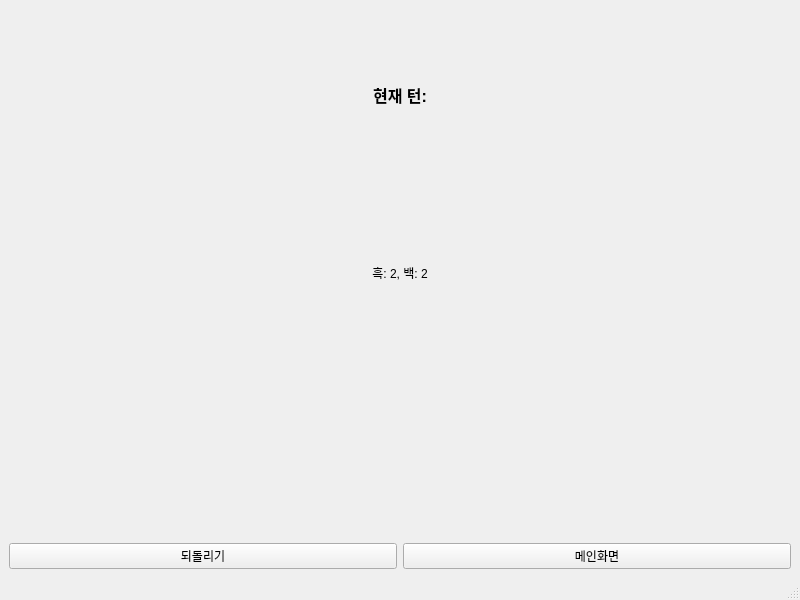
<?xml version="1.0" encoding="UTF-8"?>
<ui version="4.0">
 <class>Gamewindow</class>
 <widget class="QMainWindow" name="Gamewindow">
  <property name="geometry">
   <rect>
    <x>0</x>
    <y>0</y>
    <width>800</width>
    <height>600</height>
   </rect>
  </property>
  <property name="windowTitle">
   <string>Othello Game</string>
  </property>
  <widget class="QWidget" name="centralwidget">
   <layout class="QVBoxLayout" name="mainLayout">
    <item>
     <widget class="QLabel" name="turnLabel">
      <property name="text">
       <string>현재 턴:</string>
      </property>
      <property name="alignment">
       <set>Qt::AlignCenter</set>
      </property>
      <property name="styleSheet">
       <string notr="true">font-size: 16px; font-weight: bold;</string>
      </property>
     </widget>
    </item>
    <item>
     <widget class="QLabel" name="countLabel">
      <property name="text">
       <string>흑: 2, 백: 2</string>
      </property>
      <property name="alignment">
       <set>Qt::AlignCenter</set>
      </property>
     </widget>
    </item>
    <item>
     <widget class="QWidget" name="boardWidget" native="true"/>
    </item>
    <item>
     <layout class="QHBoxLayout" name="buttonLayout">
      <item>
       <widget class="QPushButton" name="undoButton">
        <property name="text">
         <string>되돌리기</string>
        </property>
       </widget>
      </item>
      <item>
       <widget class="QPushButton" name="mainMenuButton">
        <property name="text">
         <string>메인화면</string>
        </property>
       </widget>
      </item>
     </layout>
    </item>
   </layout>
  </widget>
  <widget class="QMenuBar" name="menubar"/>
  <widget class="QStatusBar" name="statusbar"/>
 </widget>
 <resources/>
 <connections/>
</ui>
